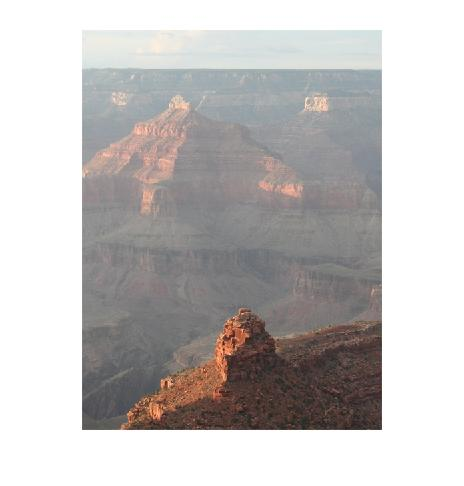
%> input picture 2.jpeg, 464 x 486 px
$ octave fog_removal_main.m   (GNU Octave 9; MATLAB toolbox functions it lacks are replaced by stand-ins)
%> lines starting %> are read from the running program, lines starting %| are printed output that depends on the picture
### boundary_constraint.m
function [p1, p2] = boundary_constraint(fogged, Airlight, C0, C1, frame)
% patch-wise transmission from boundary constraint

if length(Airlight) == 1
    Airlight = Airlight * ones(3, 1);
end
if length(C0) == 1
    C0 = C0 * ones(3, 1);
end
if length(C1) == 1
    C1 = C1 * ones(3, 1);
end
fogged = double(fogged);

% pixel-wise boundary
t_r = max((Airlight(1) - fogged(:, :, 1)) ./ (Airlight(1)  -  C0(1)), (fogged(:, :, 1) - Airlight(1)) ./ (C1(1) - Airlight(1) ));
t_g = max((Airlight(2) - fogged(:, :, 2)) ./ (Airlight(2)  - C0(2)), (fogged(:, :, 2) - Airlight(2)) ./ (C1(2) - Airlight(2) ));
p2 = max((Airlight(3) - fogged(:, :, 3)) ./ (Airlight(3)  - C0(3)), (fogged(:, :, 3) - Airlight(3)) ./ (C1(3) - Airlight(3) ));
p2 = max(cat(3, t_r, t_g, p2), [], 3);
p2 = min(p2, 1);

% minimum filtering
se = strel('square', frame);
p1 = imclose(p2, se);

### depth_map.m
function bound_fogged = depth_map(fogged, bound_fogged, reg_param, val)

[nRows, nCols] = size(bound_fogged);

% various filters to be applied
nsz = 3; total = nsz * nsz;
d{1} = [5, 5, 5; -3, 0, -3; -3, -3, -3];
d{2} = [-3, 5, 5; -3, 0, 5; -3, -3, -3];
d{3} = [-3, -3, 5; -3, 0, 5; -3, -3, 5];
d{4} = [-3, -3, -3; -3, 0, 5; -3, 5, 5];
d{5} = [5, 5, 5; -3, 0, -3; -3, -3, -3];
d{6} = [-3, -3, -3; 5, 0, -3; 5, 5, -3];
d{7} = [5, -3, -3; 5, 0, -3; 5, -3, -3];
d{8} = [5, 5, -3; 5, 0, -3; -3, -3, -3];

% normalizing filters
num_filters = length(d);
for k = 1 : num_filters
    d{k} = d{k} / norm(d{k}(:));
end

% calculating weighting function
for k = 1 : num_filters
    weight{k} = weight_function(fogged, d{k}, val);
end

Tf = fft2(bound_fogged);
DS = 0;
for k = 1 : num_filters
    D{k} = psf2otf(d{k}, [nRows, nCols]);
    DS = DS + abs(D{k}).^2;
end

xponent = 1; xponent_rate = 2 * sqrt(2);
xponent_max = 2^8;

while xponent < xponent_max

    gamma = reg_param / xponent;

    DU = 0;
    for k = 1 : num_filters
        dt{k} = imfilter(bound_fogged, d{k}, 'circular');
        u{k} = max(abs(dt{k}) - weight{k} / xponent / num_filters, 0) .* sign(dt{k});
        DU = DU + fft2(imfilter(u{k}, flipud(fliplr(d{k})), 'circular'));
    end

    bound_fogged = abs(ifft2((gamma * Tf + DU) ./ ( gamma + DS)));

    xponent = xponent * xponent_rate;
end


%%
function Weight = weight_function(fogged, D, val)
fogged = double(fogged) / 255;
d_r = imfilter(fogged(:, :, 1), D, 'circular');
d_g = imfilter(fogged(:, :, 2), D, 'circular');
d_b = imfilter(fogged(:, :, 3), D, 'circular');
Weight = exp(-(d_r.^2 + d_g.^2 + d_b.^2) / val / 2);

### fog_removal_main.m
% ELIMINATION OF FOG IN SINGLE IMAGE USING DARK CHANNEL PROIOR
% AUTHORS @ Aayush Chachan, Anubhav Shrestha and Akanksha Lal
fogged = imread('2.jpeg'); %Fogged Image
%> fogged is the input picture: size 486x464x3 uint8; mean R, G, B 194.4, 191.4, 190.4
figure, imshow(fogged);

%STEP.1. ESTIMATION OF GLOBAL AIRLIGHT.
frame = 10; % Local Patch Size
for k = 1 : 3
    minimum_intense = ordfilt2(double(fogged(:, :, k)), 1, ones(frame), 'symmetric');
    Airlight(k) = max(minimum_intense(:));
end
%> this loop made 3 passes
%> pass 2, `minimum_intense = ordfilt2(double(fogged(:, :, k)), 1, ones(frame), 's..`:
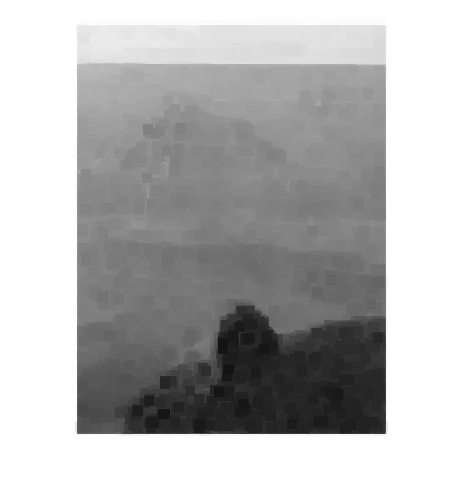
%> minimum_intense: size 486x464 double; min 19, max 255, mean 180.8
%> after the loop, Airlight = [255 255 255]

%STEP.2. CALCULATION OF DARK CHANNEL AND APPLY BOUNDARY CONSTRAINT
frame = 3;
bounded_fogged = boundary_constraint(fogged, Airlight, 30, 300, frame);
%> in boundary_constraint, `t_r = max((Airlight(1) - fogged(:, :, 1)) ./ (Airlight(1)  -  C0(1)), ..`:
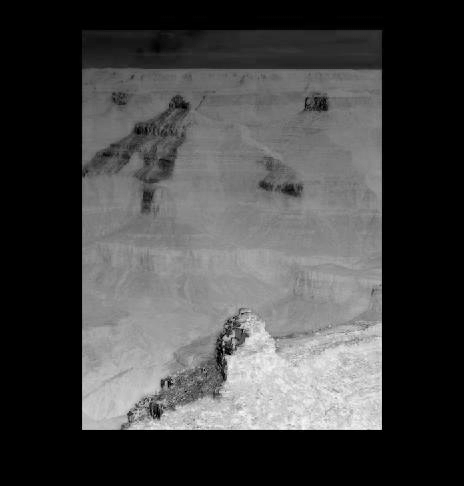
%> t_r: size 486x464 double; min 0, max 0.982, mean 0.269
figure, imshow(bounded_fogged, []),title('Constraint Bounded Dark Channel Prior Image');

%STEP.3. TRANSMISSION MAP CALCULATION.
reg_param = 2;  % regularization parameter.
t = depth_map(fogged, bounded_fogged, reg_param, 0.5);
%> the loop in depth_map, `for k = 1 : num_filters` made 8 passes
%> pass 1, in weight_function, `d_r = imfilter(fogged(:, :, 1), D, 'circular');`:
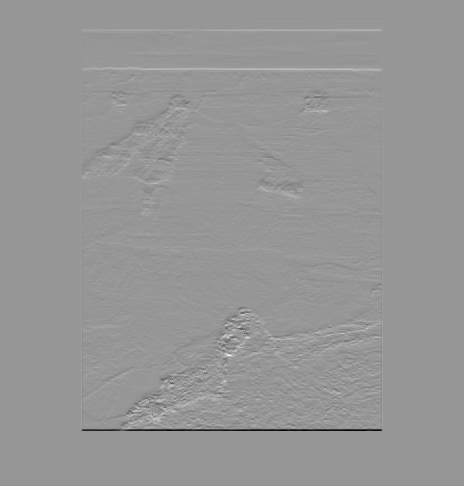
%> d_r: size 486x464 double; min -1.05, max 0.73, mean -1.25e-16; drawn with min black and max white
%> after the loop in depth_map, `for k = 1 : num_filters`: weight = 8 items
%> after the loop in depth_map, `for k = 1 : num_filters`:
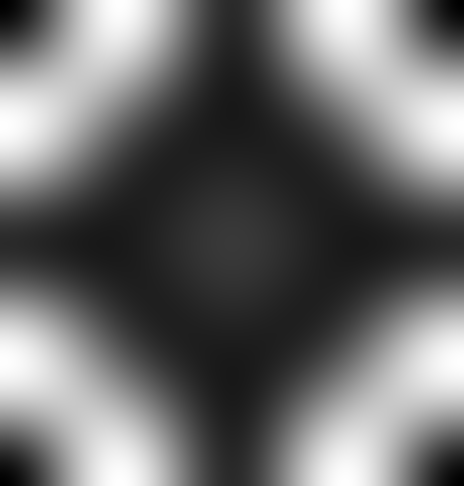
%> DS: size 486x464 double; min 1.42e-31, max 18.97, mean 8; drawn with min black and max white
%> after the loop in depth_map, `while xponent < xponent_max`: xponent = 512
figure, imshow(1-t, []); colormap hot,title('Transmission Map');
%> after `title('Transmission Map')`:
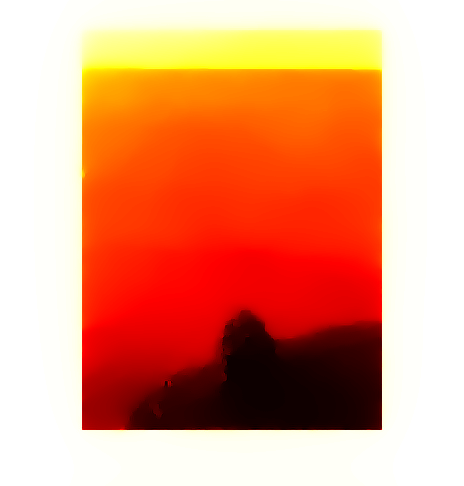
%> displayed picture: size 486x464x3, on the screen's scale of 0 to 255; mean R, G, B 230.8, 153.4, 121

%STEP.4. RECOVERY OF DE-FOGGGED IMAGE.
defog_param = 0.85;
t = max(abs(t), 0.0001).^defog_param;
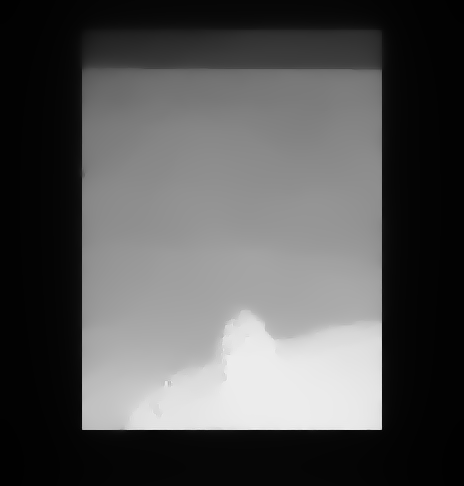
%> t: size 486x464 double; min 0.00708, max 0.943, mean 0.328
fogged = double(fogged);
if length(Airlight) == 1
    Airlight = Airlight * ones(3, 1);
end
R = (fogged(:, :, 1) - Airlight(1)) ./ t + Airlight(1);
G = (fogged(:, :, 2) - Airlight(2)) ./ t + Airlight(2);
B = (fogged(:, :, 3) - Airlight(3)) ./ t + Airlight(3);
defogged = cat(3, R, G, B) ./ 255;
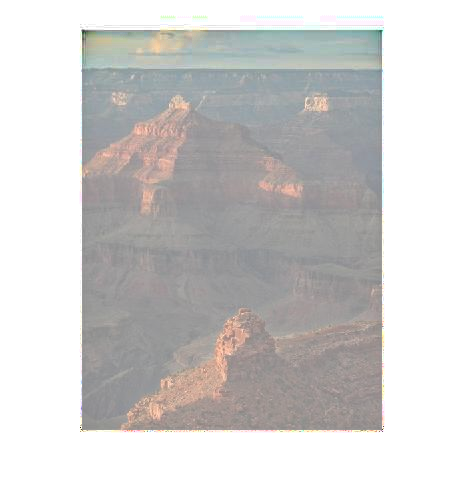
%> defogged: size 486x464x3 double; mean R, G, B 0.603, 0.593, 0.585; drawn with min black and max white

figure, imshow(defogged, []),title('Final Defogged Image');

$ run again, with 1.jpeg copied over 2.jpeg
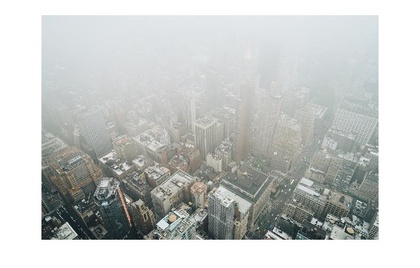
%> input picture 1.jpeg, 420 x 268 px, shrunk from 831 x 531 before the run
%> fogged is the input picture: size 268x420x3 uint8; mean R, G, B 197, 199.6, 197.8
%> after the loop `for k = 1 : 3`: Airlight = [255 255 255]
%> the loop in depth_map, `for k = 1 : num_filters` made 8 passes
%> pass 1, in weight_function, `d_r = imfilter(fogged(:, :, 1), D, 'circular');`:
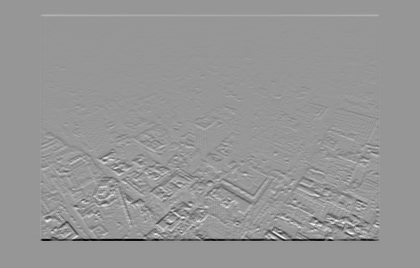
%> d_r: size 268x420 double; min -0.991, max 0.688, mean -1.25e-16; drawn with min black and max white
%> after the loop in depth_map, `for k = 1 : num_filters`: weight = 8 items
%> after the loop in depth_map, `while xponent < xponent_max`: xponent = 512
%> `B = (fogged(:, :, 3) - Airlight(3)) ./ t + Airlight(3);`:
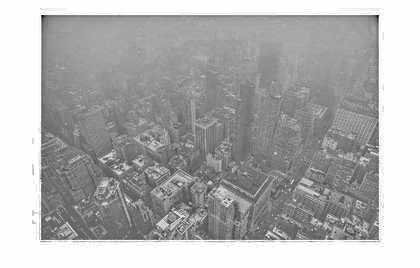
%> B: size 268x420 double; min -128, max 255, mean 136.4; drawn with min black and max white
